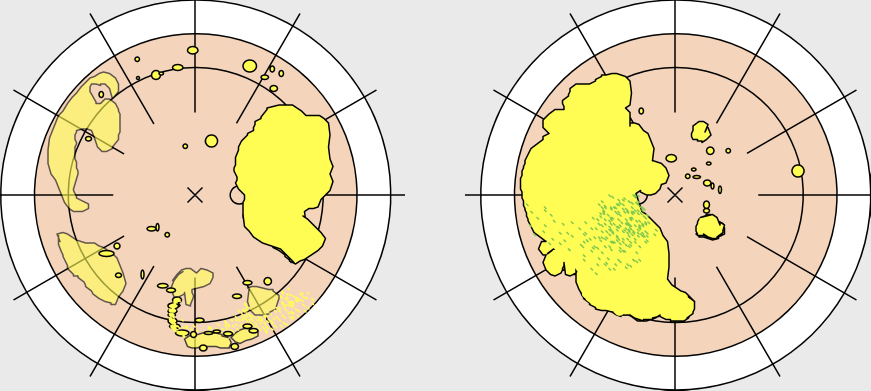
#> input picture Test Images/ZB/1-ZB-Oct-18-2017.png, 1741 x 781 px, found by its file name (shown at 1/2 size)
$ python pixel_count.py
#> lines starting #> are read from the running program, lines starting #| are printed output that depends on the picture
import pandas as pd
import numpy as np
import cv2
import matplotlib.pyplot as plt
#%matplotlib inline
from PIL import Image
import os

##yellow pixel output
# img = plt.imread('1-ZB-Oct-18-2017.png')


image_obj = Image.open('/Users/mlchen/Code/RAI/ZB/1-ZB-Oct-18-2017.png')
#> image_obj is the input picture: PIL image 1741x781 RGBA; mean R, G, B, A 232.6, 222.6, 192.8, 255

od_cropped_image = image_obj.crop((0,0,781,781))
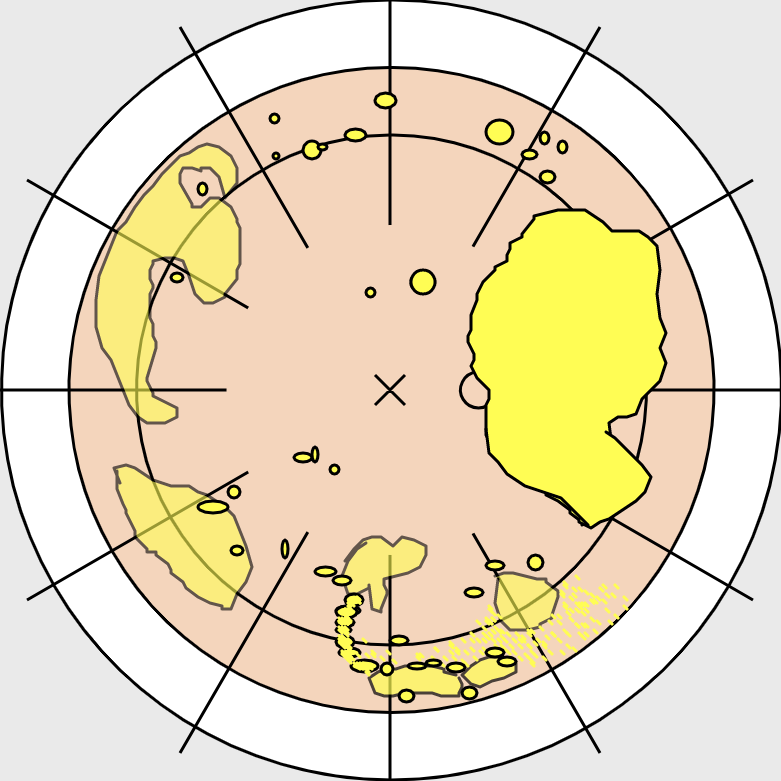
#> od_cropped_image: PIL image 781x781 RGBA; mean R, G, B, A 231.7, 219.6, 190.3, 255
os_cropped_image = image_obj.crop((960,0,1741,781))
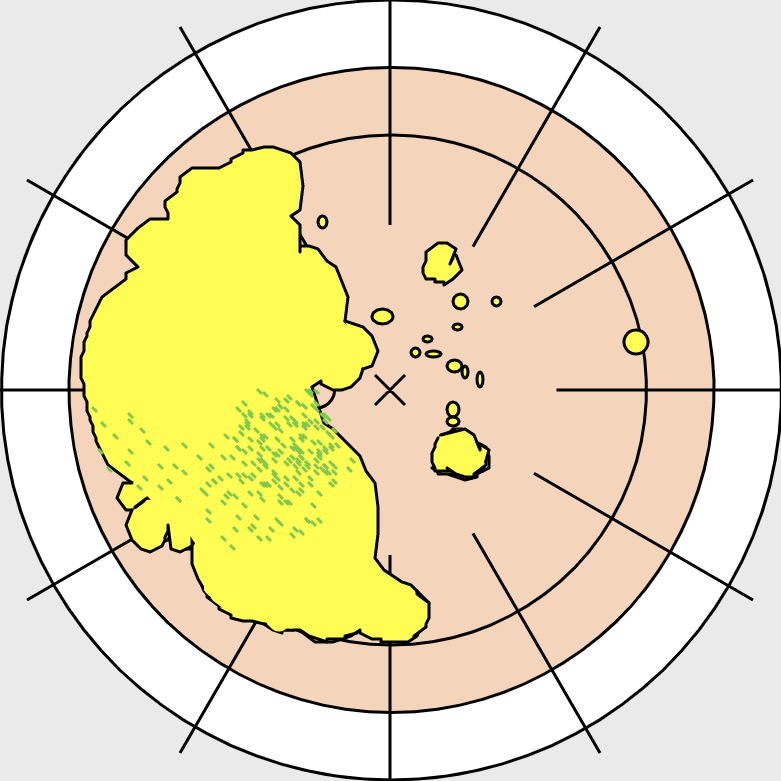
#> os_cropped_image: PIL image 781x781 RGBA; mean R, G, B, A 233.3, 223.1, 185.9, 255

od_cropped_image.save('/Users/mlchen/Code/RAI/cropped_ZB/right.png')

od_cropped_image.show()
os_cropped_image.show()

# print(img.shape)
# yellowPixels = img(:,:,1) == 251 & img(:,:,2) == 237 & img(:,:,3) == 126
# numYellowPixels = sum(yellowPixels(:))

#> (the run stopped early here; a loop or call above may not have finished)

$ run again, with Test Images/test.png copied over Test Images/ZB/1-ZB-Oct-18-2017.png
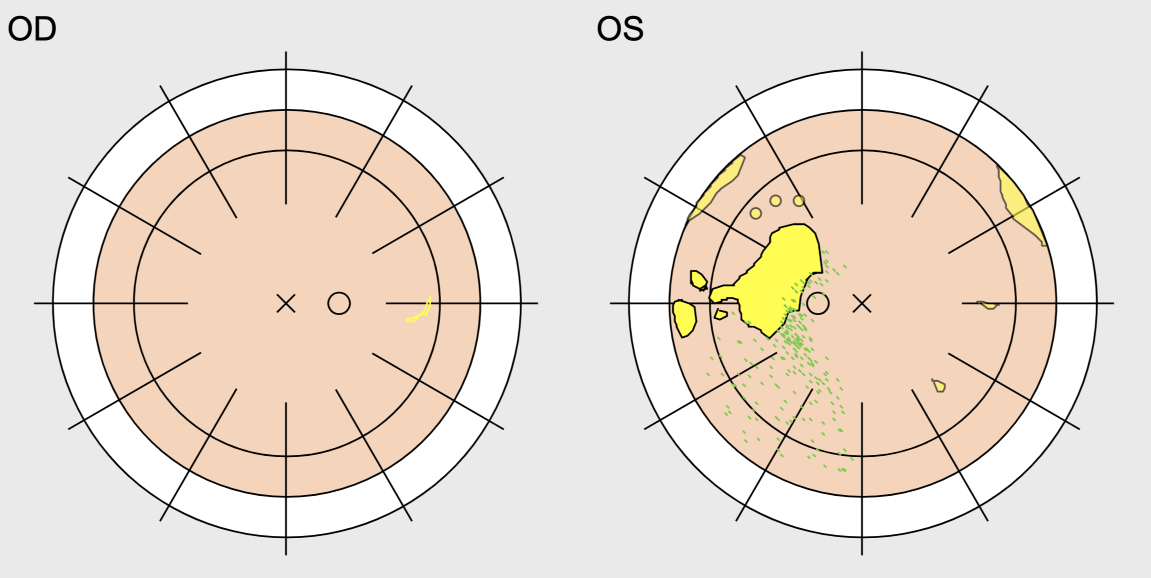
#> input picture Test Images/test.png, 2302 x 1156 px, found by its file name (shown at 1/2 size)
#> image_obj is the input picture: PIL image 2302x1156 RGBA; mean R, G, B, A 232.7, 222.9, 212.5, 255
#> `od_cropped_image = image_obj.crop((0,0,781,781))`:
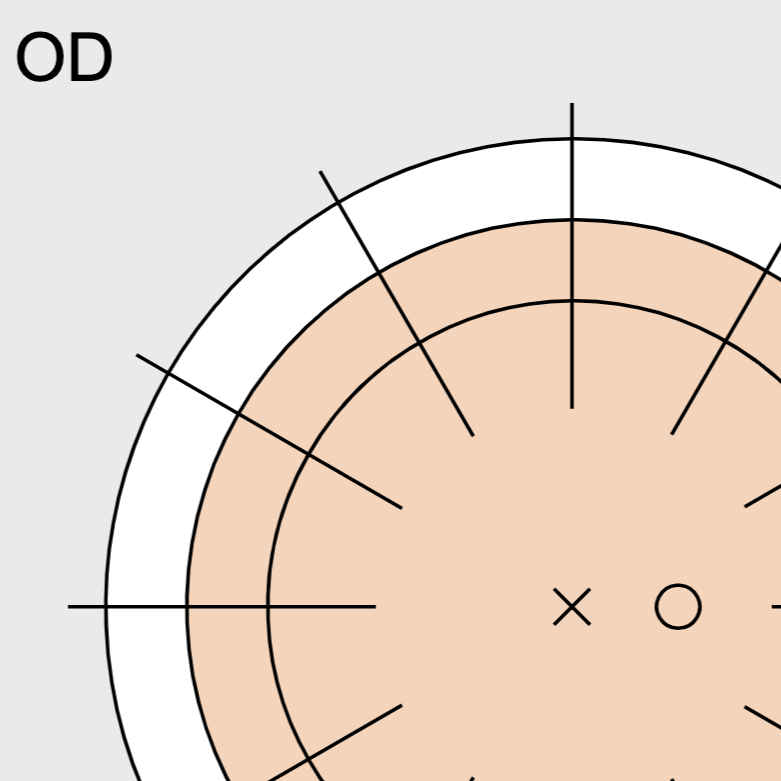
#> od_cropped_image: PIL image 781x781 RGBA; mean R, G, B, A 234, 219.6, 207.9, 255
#> `os_cropped_image = image_obj.crop((960,0,1741,781))`:
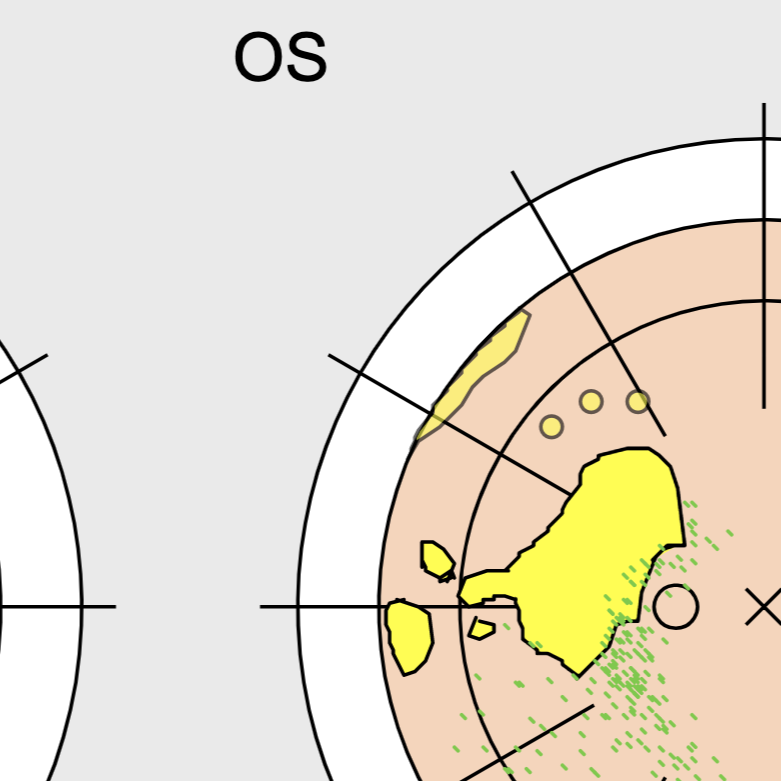
#> os_cropped_image: PIL image 781x781 RGBA; mean R, G, B, A 231, 224, 209.3, 255

$ run again, with Test Images/ZB/16-ZB-Oct-03-2018.png copied over Test Images/ZB/1-ZB-Oct-18-2017.png
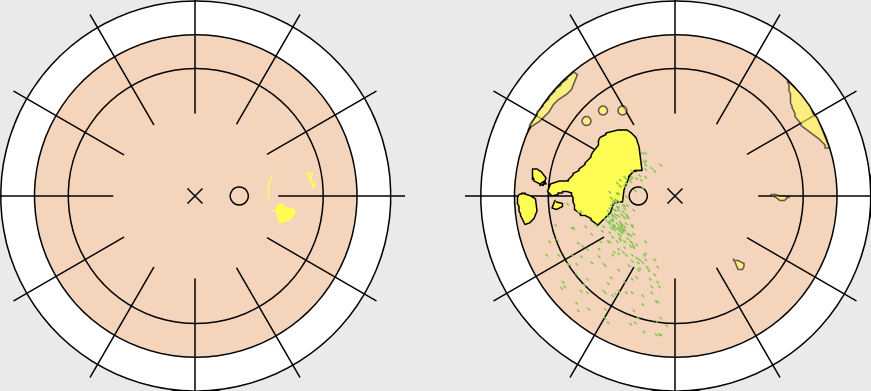
#> input picture Test Images/ZB/16-ZB-Oct-03-2018.png, 1741 x 781 px, found by its file name (shown at 1/2 size)
#> image_obj is the input picture: PIL image 1741x781 RGBA; mean R, G, B, A 232.9, 219.5, 205.3, 255
#> `od_cropped_image = image_obj.crop((0,0,781,781))`:
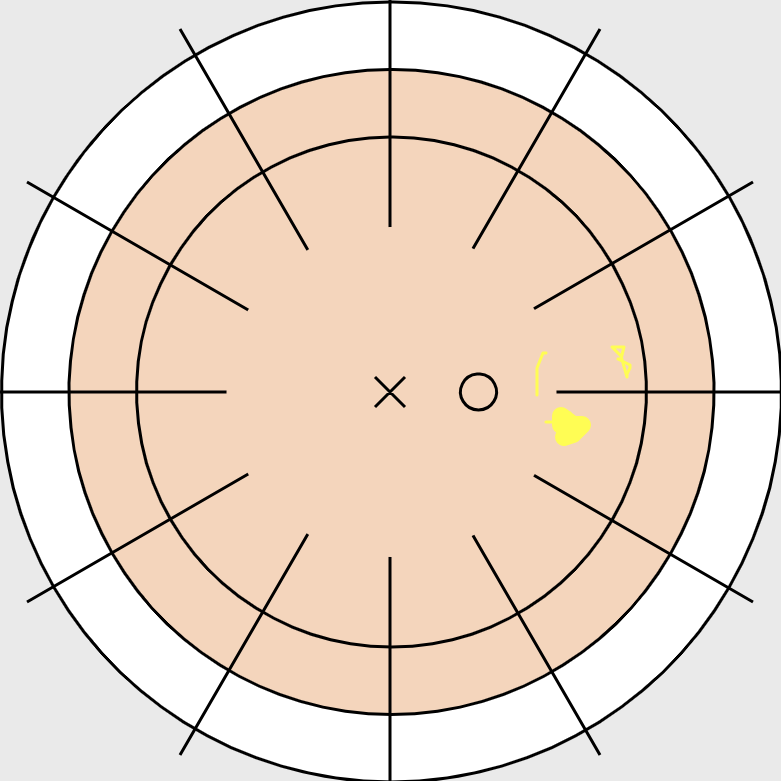
#> od_cropped_image: PIL image 781x781 RGBA; mean R, G, B, A 233.7, 217.9, 204.7, 255
#> `os_cropped_image = image_obj.crop((960,0,1741,781))`:
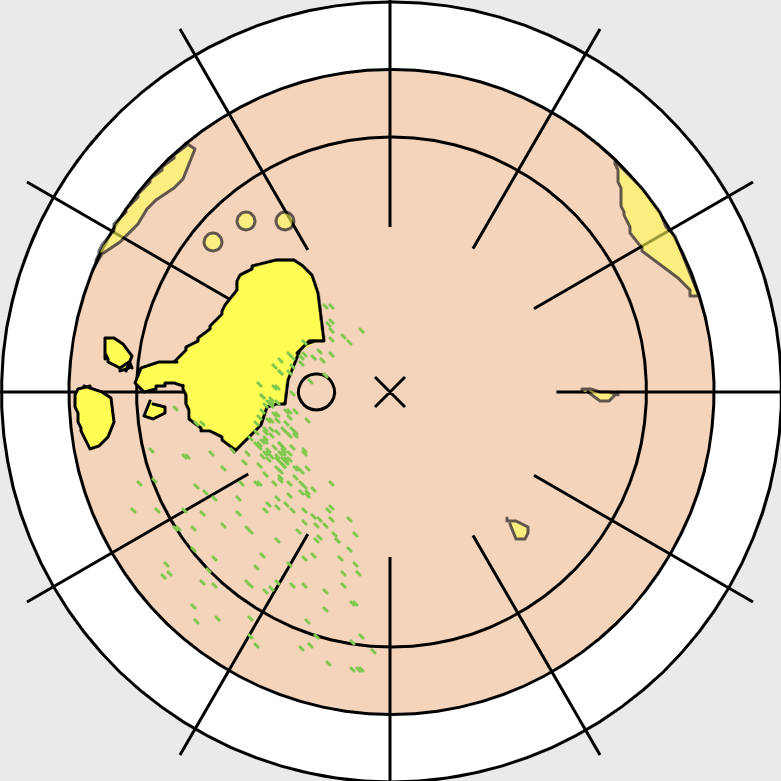
#> os_cropped_image: PIL image 781x781 RGBA; mean R, G, B, A 231.9, 217.9, 199.5, 255
